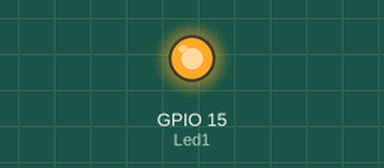
Simulated run of this sketch. Board: ESP32. Parts: output pins drawn as LEDs (lit = HIGH). WiFi joins after 1.5 s; servers stay silent unless stated; web services answer with replies made up by the test bench; what the sketch prints to the serial monitor is not drawn.

Above: at 1.8 s.
At 2.8 s:
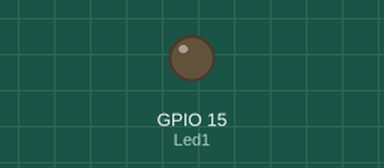
Timing chart, 0 to 4.3 s (numbered marks = the images above):
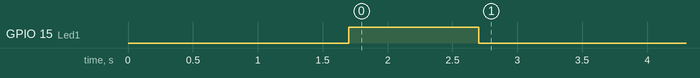

The sketch:

WT32_WhatsApp.ino
```cpp
//Site: https://www.callmebot.com/blog/free-api-whatsapp-messages/

// Ã rea de InclusÃ£o de arquivos.

#include <Arduino.h>                                                    // Para usar a framework do Arduino
#include <WiFi.h>                                                       // Para acesso ao wifi
#include <HTTPClient.h>                                                 // Para criar um cliente HTTP
#include <UrlEncode.h>                                                  // Para enviar a mensagem via post deve ser no formato URL
#include <ETH.h>

//-----------------------------------------------------------------------------------------------------------------------------------------
// DefiniÃ§Ãµes de Hardware

#define Led1    15                                                      // Led1 ligado ao GPIO 15

//-----------------------------------------------------------------------------------------------------------------------------------------
// ProtÃ³tipos de funÃ§Ã£o

void WhatsAppMessages(String message);                                  // FunÃ§Ã£o que envia uma mensagem para o whatsapp

//-----------------------------------------------------------------------------------------------------------------------------------------
// Dados da sua WiFi.

const char* SSID = "ifce-alunos";                           // Nome da rede wifi. Identificador da rede
const char* PASSWORD = "ifce4lun0s";                                // Senha da rede wifi. Sua senha do Wifi

//-----------------------------------------------------------------------------------------------------------------------------------------
// Dados do celular e chave do whatsapp

bool flag = 0;                                                          // Flag para uso na logica do sensor
String phoneNumber = "+558598556306";                                  // Meu nÃºmero de celular com formato internacional
String apiKey = "1435743";                                               // A chave que o bot do whatsapp enviou

//-----------------------------------------------------------------------------------------------------------------------------------------

void setup()
{
    pinMode(Led1, OUTPUT);                                              // Configura pino do led1 como saida
    Serial.begin(115200);                                               // Inicia a serial com 115200 bps
    WiFi.begin(SSID, PASSWORD);                                         // Inicia o wifi com o nome da rede e a senha
    Serial.println("Conectando");                                       // Envia pela serial que esta conectando

    while(WiFi.status() != WL_CONNECTED)                                // Aguarda a conexÃ£o
    {
        delay(500);                                                     // Espera 500ms
        Serial.print(".");                                              // Vai escrevendo ...
    }
    Serial.println("");                                                 // Pula uma linha
    Serial.print("Conectado no IP: ");                                  // Mostra que esta conectado no IP
    Serial.println(WiFi.localIP());                                     // Mostra o IP no qual foi conectado

    WhatsAppMessages("Teste WhatsApp Bot !");                    // Envia mensagem para o bot do whatsapp
}

//-----------------------------------------------------------------------------------------------------------------------------------------

void loop()
{
  delay(300000);
  WhatsAppMessages("Teste WhatsApp Bot !");
}

//-----------------------------------------------------------------------------------------------------------------------------------------
// DefiniÃ§Ã£o das funÃ§Ãµes

void WhatsAppMessages(String message)
{
    // Dados a serem enviados pelo mÃ©todo Post suportado pelo protocolo HTTP
    String url = "https://api.callmebot.com/whatsapp.php?phone=" + phoneNumber + "&apikey=" + apiKey + "&text=" + urlEncode(message);

    HTTPClient http;                                                            // Cria um objeto HTTP
    http.begin(url);                                                            // Inicia o objeto HTTP passando a string acima

    http.addHeader("Content-Type", "application/x-www-form-urlencoded");        // Adiciona um cabeÃ§alho

    uint16_t httpResponseCode = http.POST(url);                                 // Envia o mÃ©todo POST HTTP de requisiÃ§Ã£o e lÃª o resultado

    if (httpResponseCode == 200)                                                // Deu tudo certo?
    {
        digitalWrite(Led1, HIGH);                                               // Liga o led1
        Serial.print("Mensagem enviada com sucesso!");                          // Envia mensagem na serial que deu certo
        delay(1000);                                                            // Espera 1s
        digitalWrite(Led1, LOW);                                                // Desliga o led1
    }
    else                                                                        // Caso contrÃ¡rio, se nÃ£o foi possivel enviar a mensagem
    {
        Serial.println("Erro ao tentar enviar a mensagem!");                    // Envia para a serial a mensagem de erro
        Serial.print("CÃ³digo HTTP: ");                                          // Vai enviar para a serial o cÃ³digo de erro que retornou
        Serial.println(httpResponseCode);                                       // Envia o cÃ³digo de erro
    }
    http.end();                                                                 // Finaliza o objeto http
}
```
